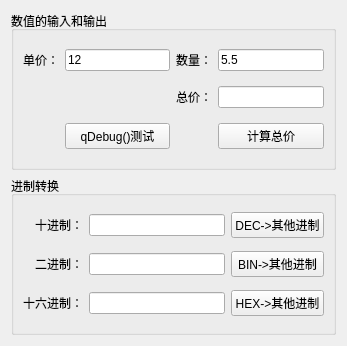
<?xml version="1.0" encoding="UTF-8"?>
<ui version="4.0">
 <class>Widget</class>
 <widget class="QWidget" name="Widget">
  <property name="geometry">
   <rect>
    <x>0</x>
    <y>0</y>
    <width>347</width>
    <height>346</height>
   </rect>
  </property>
  <property name="windowTitle">
   <string>Widget</string>
  </property>
  <layout class="QGridLayout" name="gridLayout_3">
   <item row="0" column="0">
    <widget class="QGroupBox" name="groupBox">
     <property name="title">
      <string>数值的输入和输出</string>
     </property>
     <layout class="QGridLayout" name="gridLayout">
      <item row="2" column="3">
       <widget class="QPushButton" name="btnCal">
        <property name="text">
         <string>计算总价</string>
        </property>
       </widget>
      </item>
      <item row="0" column="2">
       <widget class="QLabel" name="label_2">
        <property name="text">
         <string>数量：</string>
        </property>
        <property name="alignment">
         <set>Qt::AlignRight|Qt::AlignTrailing|Qt::AlignVCenter</set>
        </property>
       </widget>
      </item>
      <item row="0" column="1">
       <widget class="QLineEdit" name="editPrice">
        <property name="text">
         <string>12</string>
        </property>
       </widget>
      </item>
      <item row="0" column="0">
       <widget class="QLabel" name="label">
        <property name="text">
         <string>单价：</string>
        </property>
        <property name="alignment">
         <set>Qt::AlignRight|Qt::AlignTrailing|Qt::AlignVCenter</set>
        </property>
       </widget>
      </item>
      <item row="1" column="3">
       <widget class="QLineEdit" name="editTotal"/>
      </item>
      <item row="1" column="2">
       <widget class="QLabel" name="label_3">
        <property name="text">
         <string>总价：</string>
        </property>
        <property name="alignment">
         <set>Qt::AlignRight|Qt::AlignTrailing|Qt::AlignVCenter</set>
        </property>
       </widget>
      </item>
      <item row="0" column="3">
       <widget class="QLineEdit" name="editNum">
        <property name="text">
         <string>5.5</string>
        </property>
       </widget>
      </item>
      <item row="2" column="1">
       <widget class="QPushButton" name="btnDebug">
        <property name="text">
         <string>qDebug()测试</string>
        </property>
       </widget>
      </item>
     </layout>
    </widget>
   </item>
   <item row="1" column="0">
    <widget class="QGroupBox" name="groupBox_2">
     <property name="title">
      <string>进制转换</string>
     </property>
     <layout class="QGridLayout" name="gridLayout_2">
      <item row="0" column="0">
       <widget class="QLabel" name="label_4">
        <property name="text">
         <string>十进制：</string>
        </property>
        <property name="alignment">
         <set>Qt::AlignRight|Qt::AlignTrailing|Qt::AlignVCenter</set>
        </property>
       </widget>
      </item>
      <item row="0" column="1">
       <widget class="QLineEdit" name="editDec"/>
      </item>
      <item row="0" column="2">
       <widget class="QPushButton" name="btnDec">
        <property name="text">
         <string>DEC-&gt;其他进制</string>
        </property>
       </widget>
      </item>
      <item row="1" column="0">
       <widget class="QLabel" name="label_5">
        <property name="text">
         <string>二进制：</string>
        </property>
        <property name="alignment">
         <set>Qt::AlignRight|Qt::AlignTrailing|Qt::AlignVCenter</set>
        </property>
       </widget>
      </item>
      <item row="1" column="1">
       <widget class="QLineEdit" name="editBin"/>
      </item>
      <item row="1" column="2">
       <widget class="QPushButton" name="btnBin">
        <property name="text">
         <string>BIN-&gt;其他进制</string>
        </property>
       </widget>
      </item>
      <item row="2" column="0">
       <widget class="QLabel" name="label_6">
        <property name="text">
         <string>十六进制：</string>
        </property>
        <property name="alignment">
         <set>Qt::AlignRight|Qt::AlignTrailing|Qt::AlignVCenter</set>
        </property>
       </widget>
      </item>
      <item row="2" column="1">
       <widget class="QLineEdit" name="editHex"/>
      </item>
      <item row="2" column="2">
       <widget class="QPushButton" name="btnHex">
        <property name="text">
         <string>HEX-&gt;其他进制</string>
        </property>
       </widget>
      </item>
     </layout>
    </widget>
   </item>
  </layout>
 </widget>
 <resources/>
 <connections/>
</ui>
